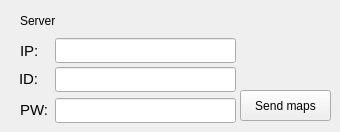
      <widget class="QWidget" name="tab_4">
       <attribute name="title">
        <string>Server</string>
       </attribute>
       <widget class="QLineEdit" name="le_IP2Send">
        <property name="geometry">
         <rect>
          <x>55</x>
          <y>38</y>
          <width>181</width>
          <height>25</height>
         </rect>
        </property>
       </widget>
       <widget class="QLineEdit" name="le_ID2Send">
        <property name="geometry">
         <rect>
          <x>55</x>
          <y>67</y>
          <width>181</width>
          <height>25</height>
         </rect>
        </property>
       </widget>
       <widget class="QLineEdit" name="le_PW2Send">
        <property name="geometry">
         <rect>
          <x>55</x>
          <y>98</y>
          <width>181</width>
          <height>25</height>
         </rect>
        </property>
       </widget>
       <widget class="QLabel" name="label_7">
        <property name="geometry">
         <rect>
          <x>20</x>
          <y>42</y>
          <width>31</width>
          <height>17</height>
         </rect>
        </property>
        <property name="font">
         <font>
          <pointsize>11</pointsize>
         </font>
        </property>
        <property name="text">
         <string>IP:</string>
        </property>
       </widget>
       <widget class="QLabel" name="label_12">
        <property name="geometry">
         <rect>
          <x>19</x>
          <y>70</y>
          <width>31</width>
          <height>17</height>
         </rect>
        </property>
        <property name="font">
         <font>
          <pointsize>11</pointsize>
         </font>
        </property>
        <property name="text">
         <string>ID:</string>
        </property>
       </widget>
       <widget class="QLabel" name="label_13">
        <property name="geometry">
         <rect>
          <x>20</x>
          <y>100</y>
          <width>41</width>
          <height>20</height>
         </rect>
        </property>
        <property name="font">
         <font>
          <pointsize>11</pointsize>
         </font>
        </property>
        <property name="text">
         <string>PW:</string>
        </property>
       </widget>
       <widget class="QPushButton" name="bt_SendMaps">
        <property name="geometry">
         <rect>
          <x>240</x>
          <y>90</y>
          <width>91</width>
          <height>31</height>
         </rect>
        </property>
        <property name="text">
         <string>Send maps</string>
        </property>
       </widget>
       <widget class="QLabel" name="label_14">
        <property name="geometry">
         <rect>
          <x>20</x>
          <y>10</y>
          <width>91</width>
          <height>21</height>
         </rect>
        </property>
        <property name="text">
         <string>Server</string>
        </property>
       </widget>
      </widget>
